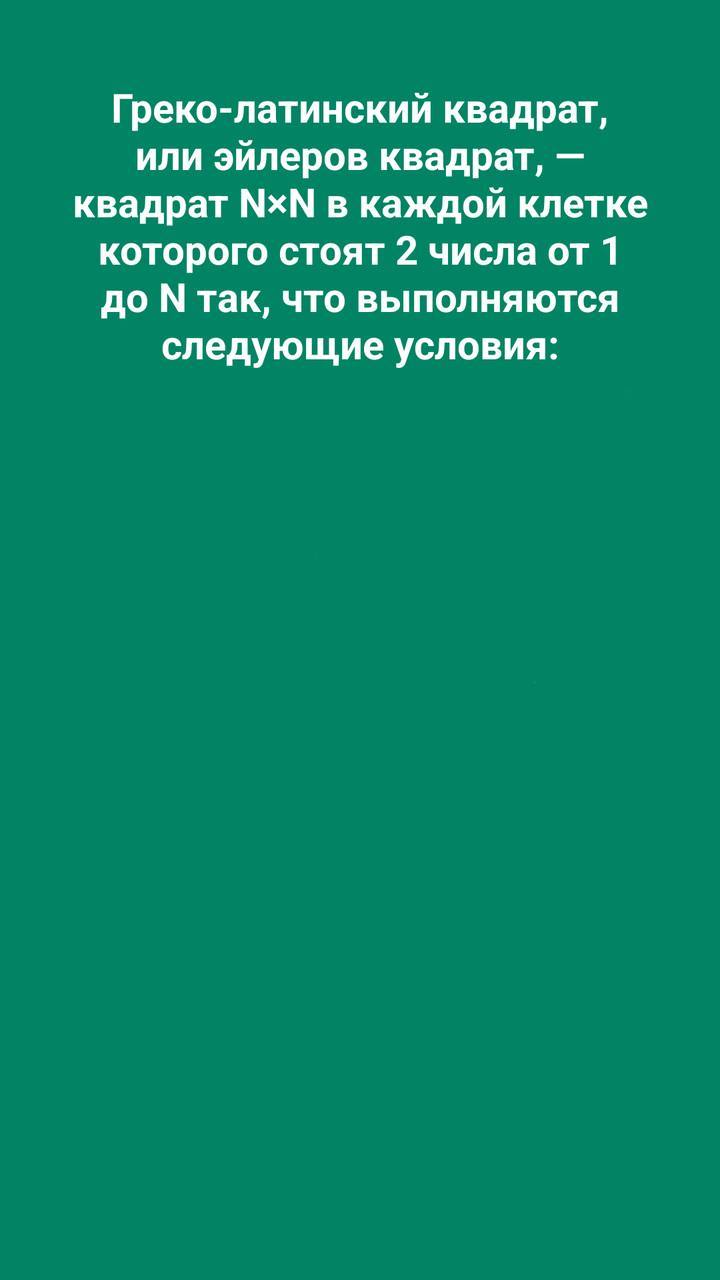
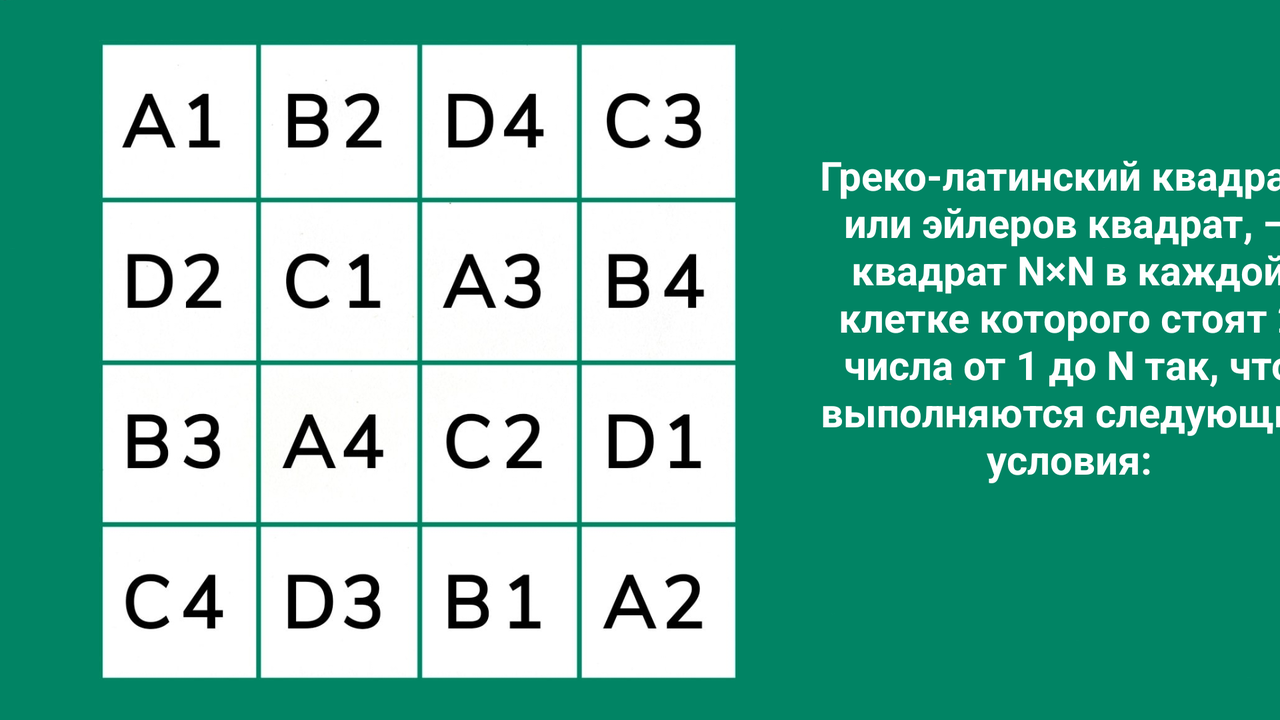

One screen, two layout resources from the same app: the default and the repository's alternative for another configuration. Each is rendered where Android would select it; the XML of both is given below.
<!-- AndroidManifest.xml: application theme AppTheme -->
<!-- res/layout/firstslide.xml -->
<?xml version="1.0" encoding="utf-8"?>
<android.support.constraint.ConstraintLayout
    xmlns:android="http://schemas.android.com/apk/res/android"
    xmlns:app="http://schemas.android.com/apk/res-auto"
    xmlns:tools="http://schemas.android.com/tools"
    android:layout_width="match_parent"
    android:layout_height="match_parent">

    <ImageView
        android:id="@+id/kek"
        android:layout_width="match_parent"
        android:layout_height="match_parent"
        android:scaleType="fitXY"
        app:layout_constraintStart_toStartOf="parent"
        app:layout_constraintTop_toTopOf="parent"
        app:srcCompat="@drawable/intro_back" />

    <com.masterschief.eulersquare.ui.SquareLayout
        android:id="@+id/firstrule"
        android:layout_width="0dp"
        android:layout_height="0dp"
        android:layout_marginStart="35dp"
        android:layout_marginTop="25dp"
        android:layout_marginEnd="35dp"
        app:layout_constraintEnd_toEndOf="parent"
        app:layout_constraintStart_toStartOf="parent"
        app:layout_constraintTop_toTopOf="parent">

        <ImageView
            android:id="@+id/imageView14"
            android:layout_width="match_parent"
            android:layout_height="match_parent"
            android:scaleType="fitXY"
            app:srcCompat="@drawable/first_slide_image" />

    </com.masterschief.eulersquare.ui.SquareLayout>

    <TextView
        android:id="@+id/textView"
        android:layout_width="0dp"
        android:layout_height="wrap_content"
        android:layout_marginStart="35dp"
        android:layout_marginTop="15dp"
        android:layout_marginEnd="35dp"
        android:text="@string/first_slide"
        android:textAlignment="center"
        android:textColor="@android:color/white"
        android:textSize="20sp"
        android:textStyle="bold"
        app:layout_constraintEnd_toEndOf="parent"
        app:layout_constraintStart_toStartOf="parent"
        app:layout_constraintTop_toBottomOf="@+id/firstrule"
        tools:text="@string/first_slide" />


</android.support.constraint.ConstraintLayout>
<!-- resources referenced by this layout -->
<resources>
  <!-- drawable first_slide_image: jpg bitmap (drawable, 87572 bytes) -->
  <!-- drawable intro_back: png bitmap (drawable-v24, 9056 bytes) -->
  <string name="first_slide">Греко-латинский квадрат, или эйлеров квадрат, — квадрат N×N в каждой клетке которого стоят 2 числа от 1 до N так, что выполняются следующие условия:</string>
  <style name="AppTheme" parent="Theme.AppCompat.Light.NoActionBar">
          
          <item name="colorPrimary">@color/colorPrimary</item>
          <item name="colorPrimaryDark">@color/colorPrimaryDark</item>
          <item name="colorAccent">@color/colorAccent</item>
      </style>
  <color name="colorPrimary">#1B7058</color>
  <color name="colorPrimaryDark">#1A5848</color>
  <color name="colorAccent">#36AF91</color>
</resources>
<!-- res/layout-land/firstslide.xml (the repository's variant of the layout above) -->
<!-- drawn on the phone turned sideways -->
<?xml version="1.0" encoding="utf-8"?>
<android.support.constraint.ConstraintLayout xmlns:android="http://schemas.android.com/apk/res/android"
    xmlns:tools="http://schemas.android.com/tools"
    android:layout_width="match_parent"
    android:layout_height="match_parent"
    xmlns:app="http://schemas.android.com/apk/res-auto">

    <ImageView
        android:id="@+id/kek"
        android:layout_width="match_parent"
        android:layout_height="match_parent"
        android:scaleType="fitXY"
        app:layout_constraintStart_toStartOf="parent"
        app:layout_constraintTop_toTopOf="parent"
        app:srcCompat="@drawable/intro_back" />

    <ImageView
        android:id="@+id/imageView14"
        android:layout_width="349dp"
        android:layout_height="match_parent"
        android:layout_alignParentBottom="true"

        android:layout_marginStart="35dp"
        android:layout_marginTop="20dp"
        android:layout_marginBottom="20dp"
        app:layout_constraintBottom_toBottomOf="parent"
        app:layout_constraintStart_toStartOf="parent"
        app:layout_constraintTop_toTopOf="parent"
        app:srcCompat="@drawable/first_slide_image" />

    <TextView
        android:id="@+id/textView"
        android:layout_width="251dp"
        android:layout_height="212dp"
        android:layout_marginStart="25dp"
        android:layout_marginTop="8dp"
        android:layout_marginBottom="8dp"
        android:text="@string/first_slide"
        android:textAlignment="center"
        android:textColor="@android:color/white"
        android:textSize="20sp"
        android:textStyle="bold"
        app:layout_constraintBottom_toBottomOf="parent"
        app:layout_constraintStart_toEndOf="@+id/imageView14"
        app:layout_constraintTop_toTopOf="parent"
        tools:text="@string/first_slide" />



</android.support.constraint.ConstraintLayout>
